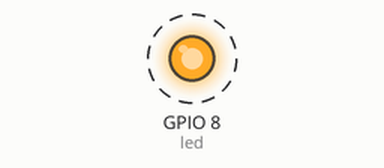
Recording of a sketch running on a simulated ESP32-S3. Shown: output pins drawn as LEDs (lit = HIGH). Dashed ring = blinking.

Above: at 0.12 s.
Timing chart, 0 to 3.0 s (numbered marks = the images above):
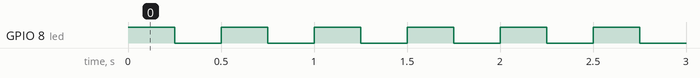

The sketch:

Blink-ESP32-super-mini.ino
```cpp
int led = 8;
int delayTime = 250;

// the setup function runs once when you press reset or power the board
void setup() {
  // initialize digital pin LED_BUILTIN as an output.
  pinMode(led, OUTPUT);
}

// the loop function runs over and over again forever
void loop() {
  digitalWrite(led, HIGH);   // turn the LED on (HIGH is the voltage level)
  delay(delayTime);                       // wait for a second
  digitalWrite(led, LOW);    // turn the LED off by making the voltage LOW
  delay(delayTime);                       // wait for a second
}
```

Measured:
- by itself, GPIO 8 (led): alternates HIGH for 0.25 s and LOW for 0.25 s
